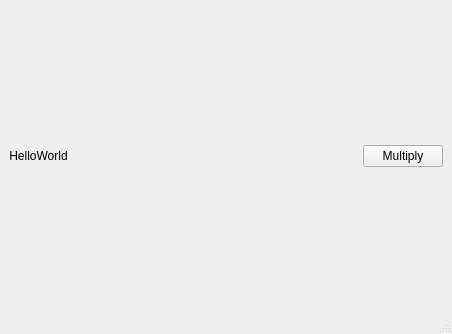
<?xml version="1.0" encoding="UTF-8"?>
<ui version="4.0">
 <class>MainWindow</class>
 <widget class="QMainWindow" name="MainWindow">
  <property name="geometry">
   <rect>
    <x>0</x>
    <y>0</y>
    <width>452</width>
    <height>334</height>
   </rect>
  </property>
  <property name="windowTitle">
   <string>MainWindow</string>
  </property>
  <widget class="QWidget" name="centralwidget">
   <layout class="QHBoxLayout" name="horizontalLayout">
    <item>
     <widget class="QLabel" name="label">
      <property name="layoutDirection">
       <enum>Qt::LeftToRight</enum>
      </property>
      <property name="text">
       <string>HelloWorld</string>
      </property>
      <property name="alignment">
       <set>Qt::AlignCenter</set>
      </property>
     </widget>
    </item>
    <item>
     <spacer name="horizontalSpacer">
      <property name="orientation">
       <enum>Qt::Horizontal</enum>
      </property>
      <property name="sizeHint" stdset="0">
       <size>
        <width>240</width>
        <height>20</height>
       </size>
      </property>
     </spacer>
    </item>
    <item>
     <widget class="QPushButton" name="pushButton_multiply">
      <property name="text">
       <string>Multiply</string>
      </property>
     </widget>
    </item>
   </layout>
  </widget>
  <widget class="QMenuBar" name="menubar">
   <property name="geometry">
    <rect>
     <x>0</x>
     <y>0</y>
     <width>452</width>
     <height>26</height>
    </rect>
   </property>
  </widget>
  <widget class="QStatusBar" name="statusbar"/>
 </widget>
 <resources/>
 <connections/>
</ui>
